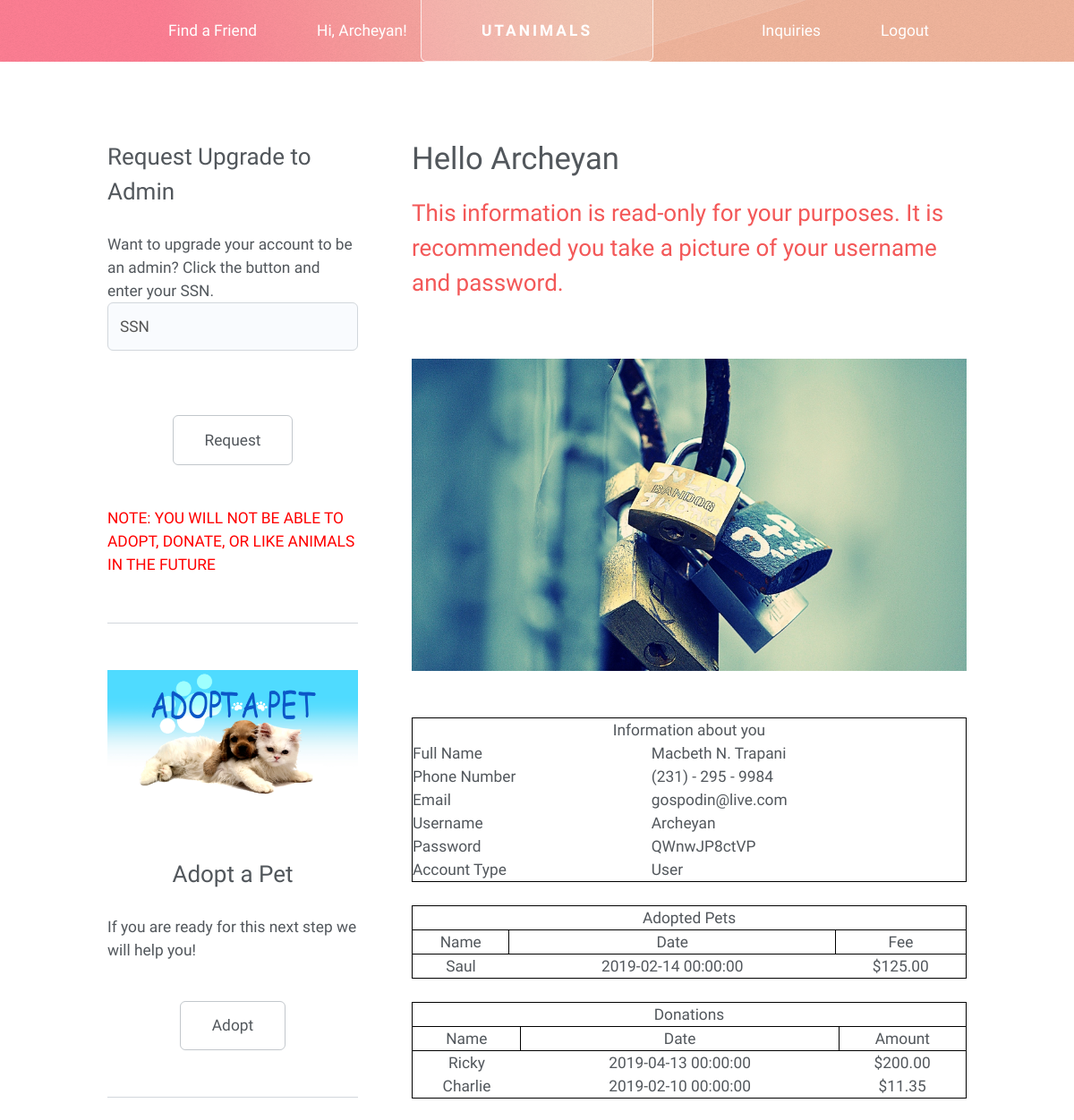
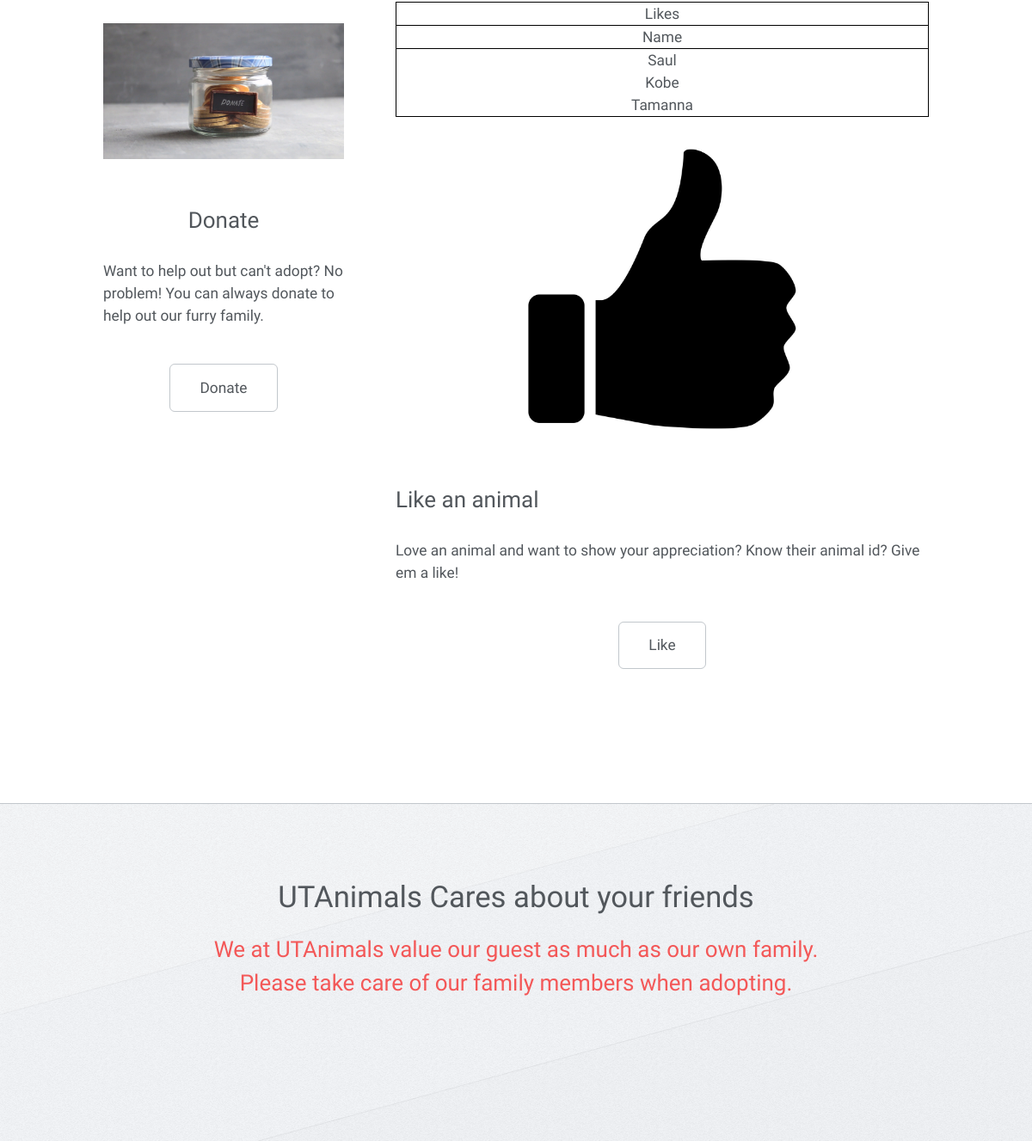
Page /profile.php (signed in) on the committed database (2 pictures, top to bottom).
### tables this page shows
CREATE TABLE ADOPTION(
	AID INTEGER NOT NULL,
	PID INTEGER NOT NULL,
	adopt_date DateTime NOT NULL,
	fee float NOT NULL,
	FOREIGN KEY (AID) REFERENCES ANIMAL(AID),
	FOREIGN KEY (PID) REFERENCES PROFILE(PID),
	PRIMARY KEY (AID, PID)
);

CREATE TABLE ANIMAL(
	AID INTEGER NOT NULL AUTO_INCREMENT,
	Added_by INTEGER NOT NULL,
	Removed_by INTEGER DEFAULT NULL,
	Name varchar(100),
	A_TYPE CHAR NOT NULL,
	Sex CHAR NOT NULL,
	Color varchar(50) NOT NULL,
	Diet varchar(200),
	Available BIT NOT NULL,
	Weight FLOAT NOT NULL,
	Height FLOAT NOT NULL,
	DoB DateTime NOT NULL,
	is_kid_friendly BIT NOT NULL,
	is_vac BIT,
	Description varchar(500),
	A_date DateTime NOT NULL,
	Breed varchar(20),
	UNIQUE(AID),
	PRIMARY KEY(AID),
	FOREIGN KEY (Added_by) REFERENCES PROFILE(PID) ON DELETE NO ACTION ON UPDATE CASCADE,
	FOREIGN KEY (Removed_by) REFERENCES PROFILE(PID) ON DELETE NO ACTION ON UPDATE CASCADE
);

CREATE TABLE DONATES_TO(
	d_id INTEGER NOT NULL AUTO_INCREMENT,
	AID INTEGER NOT NULL,
	PID INTEGER NOT NULL,
	Amount float NOT NULL,
	D_date DateTime NOT NULL,
	UNIQUE(d_id),
	FOREIGN KEY (AID) REFERENCES ANIMAL(AID),
	FOREIGN KEY (PID) REFERENCES PROFILE(PID),
	PRIMARY KEY (d_id)
);

CREATE TABLE LIKES(
	AID INTEGER NOT NULL,
	PID INTEGER NOT NULL,
	FOREIGN KEY (AID) REFERENCES ANIMAL(AID),
	FOREIGN KEY (PID) REFERENCES PROFILE(PID),
	PRIMARY KEY (AID, PID)
);

### profile.php (the view, shortened to what this page needs)
<!DOCTYPE HTML>
<html>
<head>
    <link rel="stylesheet" href="assets/css/main.css" />
</head>
<body class="left-sidebar is-preload">
    <div id="page-wrapper">
        <div id="header-wrapper">
            <div id="header" class="container">
                <h1 id="logo"><a href="index.php">UTAnimals</a></h1>
                <nav id="nav">
                    <ul>
                        <li>
                            <a href="find.php">Find a Friend</a>
                        </li>
                        <li><a href="profile.php">
                                <?php
                                if ($_SESSION['username'] == '')
                                    echo "Profile";
                                else
                                    echo "Hi, " . $_SESSION['username'] . "!";
                                ?>
                            </a></li>
                        <li class="break"><a href="inquiry.php">Inquiries</a></li>
                        <li><a href="logout.php">Logout</a></li>
                    </ul>
                </nav>
            </div>
        </div>
        <div class="wrapper">
            <div class="container" id="main">
                <div class="row gtr-150">
                    <div class="col-4 col-12-narrower">
                        <section id="sidebar">
                            <section class="col-6 col-12-narrower">
                                <header>
                                    <h3>Request Upgrade to Admin</h3>
                                </header>
                                <?php
                                if ($_SESSION['p_type'] == 'u')
                                    echo "Want to upgrade your account to be an admin? Click the button and enter your SSN.";
                                else
                                    echo "Want to become a User again?";
                                ?>
                                <form method="post" action="#">
                                    <div class="row gtr-50">
                                        <?php
                                        if ($_SESSION['p_type'] == 'u')
                                            echo '<div class="col-12" style="text-align:center;">
                                                            <input name="ssn" placeholder="SSN" type="text" maxlength="9" minlength="9" />
                                                         </div>';
                                        ?>
                                        <div class="col-12">
                                            <ul class="actions" style="text-align:center;">
                                                <?php
                                                if ($_SESSION['p_type'] == 'u')
                                                    echo '<li><input type="Submit" value="Request" n/></li>';
                                                else
                                                    echo '<li><input type="Submit" value="Go back" /></li>'
                                                    ?>
                                        </div>
                                        <div style="color:red;">NOTE: YOU WILL NOT BE ABLE TO ADOPT, DONATE, OR LIKE ANIMALS IN THE FUTURE</div>
                                </form>
                            </section>
                            <?php
                            if ($_SESSION['p_type'] == 'a') {
                                echo '<section>
											<a href="add.php" class="image featured"><img src="images/dolphin.jpg" alt="" /></a>
											<header>
												<h3>Add a Pet</h3>
											</header>
											<p>This is for admins only. If you are a user and seeing this you have encountered a bug. </p>
											<ul class="actions">
												<li><a href="add.php" class="button">Add Pet</a></li>
											</ul>
                                        </section>
                                        <section>
											<a href="update_pet.php" class="image featured"><img src="images/update.jpg" alt="" /></a>
											<header>
												<h3>Update a Pet Info</h3>
											</header>
											<p>This is for admins only. If you are a user and seeing this you have encountered a bug. </p>
											<ul class="actions">
												<li><a href="update_pet.php" class="button">Update a Pet</a></li>
											</ul>
                                        </section>
                                        <section>
											<a href="remove.php" class="image featured"><img src="images/sad_dog.jpg" alt="" /></a>
											<header>
												<h3>Remove a pet</h3>
											</header>
											<p>As sad as it may be sometimes we must say goodbye to family. :( </p>
											<ul class="actions">
												<li><a href="remove.php" class="button">Remove a Pet</a></li>
											</ul>
                                        </section>
                                    ';
                            } else if ($_SESSION['p_type'] == 'u') {
                                echo '<section>
											<a href="adopt.php" class="image featured"><img src="images/adopt.jpg" alt="" /></a>
											<header style="text-align:center;margin-left:auto;margin-right:auto">
												<h3>Adopt a Pet</h3>
											</header>
											<p>If you are ready for this next step we will help you! </p>
											<ul class="actions" style="text-align:center;margin-left:auto;margin-right:auto">
												<li><a href="adopt.php" class="button">Adopt</a></li>
											</ul>
                                        </section>';
                                echo '<section>
                                <a href="donate.php" class="image featured"><img src="images/donate.png" alt="" /></a>
                                <header style="text-align:center;margin-left:auto;margin-right:auto">
                                    <h3>Donate</h3>
                                </header>
                                <p>Want to help out but can\'t adopt? No problem! You can always donate to help out our furry family. </p>
                                <ul class="actions" style="text-align:center;margin-left:auto;margin-right:auto">
                                    <li><a href="donate.php" class="button">Donate</a></li>
                                </ul>
                            </section>';
                            }
                            ?>
                        </section>
                    </div>
                    <div class="col-8 col-12-narrower imp-narrower">
                        <article id="content">
                            <header>
                                <h2>
                                    <?php
                                    echo "Hello " . $_SESSION['username']
                                    ?>
                                </h2>
                                <p>This information is read-only for your purposes. It is recommended you take a picture of your username and password.</p>
                            </header>
                            <a href="#" class="image featured"><img src="images/lock.jpg" alt="" /></a>
                            <p>
                                <table style="border:1px solid black;">
                                    <tr>
                                        <th colspan="2">Information about you</th>
                                    </tr>
                                    <?php
                                    echo "<tr> <td>Full Name</td>" . "<td>" . $_SESSION['fname'] . " " . $_SESSION['minit'] . ". " . $_SESSION['lname'] . "</td></tr>";
                                    echo "<tr> <td>Phone Number</td>" . "<td>" . "(" . substr($_SESSION['phone'], 0, 3) . ") - " . substr($_SESSION['phone'], 3, 3) . " - " . substr($_SESSION['phone'], 6, 4) . "</td>";
                                    echo "<tr> <td>Email</td>" . "<td>" . $_SESSION['email'] . "</td>";
                                    echo "<tr> <td>Username</td>" . "<td>"  . $_SESSION['username'] . "</td>";
                                    echo "<tr> <td>Password</td>" . "<td>" . $_SESSION['password'] . "</td>";
                                    if ($_SESSION['p_type'] == 'a')
                                        echo "<tr> <td>Account Type</td>" . "<td> Admin </td>";
                                    else
                                        echo "<tr> <td>Account Type</td>" . "<td> User </td>";
                                    ?>
                                </table>
                            </p>
                            <p>
                                <table style="border:1px solid black;width:100%;">
                                    <tr style="border:1px solid black;">
                                        <th colspan="3">Adopted Pets</th>
                                    </tr>
                                    <tr>
                                        <th colspan="1" style="border:1px solid black;">Name</th>
                                        <th colspan="1" style="border:1px solid black;">Date</th>
                                        <th colspan="1" style="border:1px solid black;">Fee</th>
                                    </tr>
                                    <?php
                                    $conn = OpenCon();
                                    $n_pid = $_SESSION['pid'];
                                    $get_adoptions_sql = "SELECT * FROM adoption where PID=$n_pid;";
                                    $adoption_aid_arr = $conn->query($get_adoptions_sql);
                                    while ($adoption_aid = $adoption_aid_arr->fetch_assoc()) {
                                        $new_aid = $adoption_aid['AID'];
                                        $names = $conn->query("SELECT * from animal where AID=$new_aid;");
                                        $name = $names->fetch_assoc();
                                        echo "<tr style=\"text-align:center;\"><td>" . $name['Name'] . "</td>";
                                        echo "<td>" . $adoption_aid['adopt_date'] . "</td>";
                                        echo "<td>" . "\$" . number_format($adoption_aid['fee'], 2) . "</td></tr>";
                                    }
                                    ?>
                                </table>
                                <table style="border:1px solid black;width:100%;">
                                    <tr style="border:1px solid black;">
                                        <th colspan="3">Donations</th>
                                    </tr>
                                    <tr>
                                        <th colspan="1" style="border:1px solid black;">Name</th>
                                        <th colspan="1" style="border:1px solid black;">Date</th>
                                        <th colspan="1" style="border:1px solid black;">Amount</th>
                                    </tr>
                                    <?php
                                    $conn = OpenCon();
                                    $new_pid = $_SESSION['pid'];
                                    $get_donations_sql = "SELECT * FROM donates_to where PID=$new_pid;";
                                    $donations_arr = $conn->query($get_donations_sql);
                                    while ($donation_aid = $donations_arr->fetch_assoc()) {
                                        $n_aid = $donation_aid['AID'];
                                        $names_d = $conn->query("SELECT * from animal where AID=$n_aid;");
                                        $name_d = $names_d->fetch_assoc();
                                        echo "<tr style=\"text-align:center;\"><td>" . $name_d['Name'] . "</td>";
                                        echo "<td>" . $donation_aid['D_date'] . "</td>";
                                        echo "<td>" . "\$" . number_format($donation_aid['Amount'], 2) . "</td></tr>";
                                    }
                                    ?>
                                </table>
                                <table style="border:1px solid black;width:100%;">
                                    <tr style="border:1px solid black;">
                                        <th colspan="1">Likes</th>
                                    </tr>
                                    <tr>
                                        <th colspan="1" style="border:1px solid black;">Name</th>
                                    </tr>
                                    <?php
                                    $conn = OpenCon();
                                    $n_pid = $_SESSION['pid'];
                                    $get_likes_sql = "SELECT * FROM likes where PID=$n_pid;";
                                    $likes_arr = $conn->query($get_likes_sql);
                                    while ($likes_aid = $likes_arr->fetch_assoc()) {
                                        $new_aid = $likes_aid['AID'];
                                        $names = $conn->query("SELECT * from animal where AID=$new_aid;");
                                        $name = $names->fetch_assoc();
                                        echo "<tr style=\"text-align:center;\"><td>" . $name['Name'] . "</td>";
                                    }
                                    ?>
                                </table>
                            </p>
                            <?php
                            if($_SESSION['p_type'] == 'u')
                            {
                                echo '<section>
                                <a href="likes.php" class="image featured"><img src="images/likes.jpg" alt="" /></a>
											<header>
												<h3>Like an animal</h3>
											</header>
                                            <p>Love an animal and want to show your appreciation? Know their animal id? Give em a like!</p>
											<ul class="actions" style="text-align:center; margin-left:auto;margin-right:auto">
												<li><a href="likes.php" class="button">Like</a></li>
											</ul>
                                </section>';
                            }
                            ?>
                        </article>
                    </div>
                </div>
            </div>
        </div>
        <div id="footer-wrapper">
            <div id="footer" class="container">
                <header class="major">
                    <h2>UTAnimals Cares about your friends</h2>
                    <p>We at UTAnimals value our guest as much as our own family.<br> Please take care of our family members when adopting. </p>
                </header>
            </div>
        </div>
    </div>
</body>
</html>

### rows in the picture
adoption: AID.Name "Saul", adopt_date "2019-02-14 00:00:00", fee "125.00"
donates_to: AID.Name "Ricky", D_date "2019-04-13 00:00:00", Amount "200.00"
donates_to: AID.Name "Charlie", D_date "2019-02-10 00:00:00", Amount "11.35"
likes: AID.Name "Saul"
likes: AID.Name "Kobe"
likes: AID.Name "Tamanna"

### other values in the picture
$_SESSION['username'] "Archeyan"
$_SESSION['fname'] "Macbeth"
$_SESSION['minit'] "N"
$_SESSION['lname'] "Trapani"
substr($_SESSION['phone'], 0, 3) "231"
substr($_SESSION['phone'], 3, 3) "295"
substr($_SESSION['phone'], 6, 4) "9984"
$_SESSION['email'] "gospodin@live.com"
$_SESSION['password'] "QWnwJP8ctVP"
